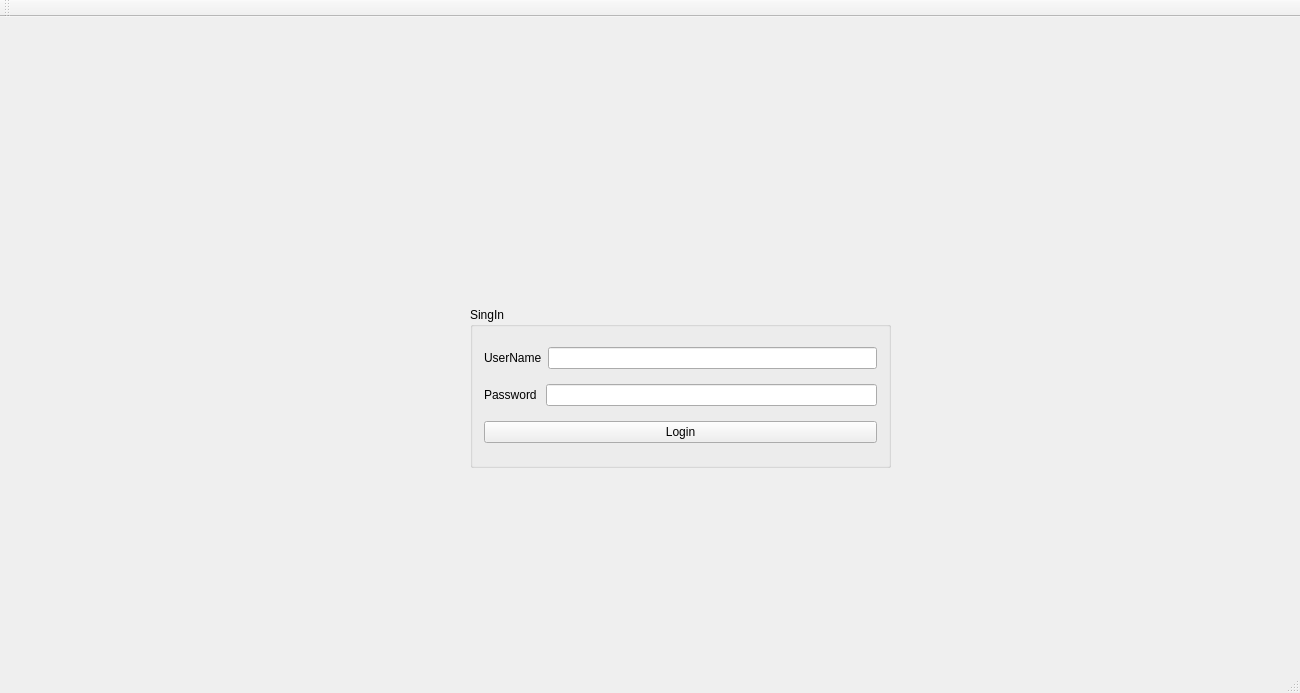
<?xml version="1.0" encoding="UTF-8"?>
<ui version="4.0">
 <class>MainWindow</class>
 <widget class="QMainWindow" name="MainWindow">
  <property name="geometry">
   <rect>
    <x>0</x>
    <y>0</y>
    <width>1300</width>
    <height>693</height>
   </rect>
  </property>
  <property name="windowTitle">
   <string>MainWindow</string>
  </property>
  <property name="styleSheet">
   <string notr="true"/>
  </property>
  <widget class="QWidget" name="centralWidget">
   <widget class="QGroupBox" name="groupBox">
    <property name="geometry">
     <rect>
      <x>470</x>
      <y>290</y>
      <width>421</width>
      <height>161</height>
     </rect>
    </property>
    <property name="styleSheet">
     <string notr="true">font: 75 10pt &quot;MS Shell Dlg 2&quot;;
font: 75 10pt &quot;Nirmala UI&quot;;</string>
    </property>
    <property name="title">
     <string>SingIn</string>
    </property>
    <layout class="QVBoxLayout" name="verticalLayout_2">
     <item>
      <layout class="QHBoxLayout" name="horizontalLayout_3">
       <item>
        <widget class="QLabel" name="label_3">
         <property name="text">
          <string>UserName</string>
         </property>
        </widget>
       </item>
       <item>
        <widget class="QLineEdit" name="username_LineEdit"/>
       </item>
      </layout>
     </item>
     <item>
      <layout class="QHBoxLayout" name="horizontalLayout_4">
       <item>
        <widget class="QLabel" name="label_4">
         <property name="text">
          <string>Password </string>
         </property>
        </widget>
       </item>
       <item>
        <widget class="QLineEdit" name="password_LineEdit">
         <property name="enabled">
          <bool>true</bool>
         </property>
         <property name="acceptDrops">
          <bool>true</bool>
         </property>
         <property name="frame">
          <bool>true</bool>
         </property>
         <property name="echoMode">
          <enum>QLineEdit::Password</enum>
         </property>
        </widget>
       </item>
      </layout>
     </item>
     <item>
      <widget class="QPushButton" name="Login_pushButton">
       <property name="text">
        <string>Login</string>
       </property>
      </widget>
     </item>
    </layout>
   </widget>
   <widget class="QLabel" name="label_pic">
    <property name="geometry">
     <rect>
      <x>610</x>
      <y>160</y>
      <width>151</width>
      <height>111</height>
     </rect>
    </property>
    <property name="text">
     <string/>
    </property>
   </widget>
   <widget class="QLabel" name="label">
    <property name="geometry">
     <rect>
      <x>50</x>
      <y>50</y>
      <width>47</width>
      <height>13</height>
     </rect>
    </property>
    <property name="text">
     <string/>
    </property>
   </widget>
   <widget class="QLabel" name="label_2">
    <property name="geometry">
     <rect>
      <x>0</x>
      <y>-10</y>
      <width>1920</width>
      <height>1080</height>
     </rect>
    </property>
    <property name="text">
     <string/>
    </property>
    <property name="pixmap">
     <pixmap resource="image.qrc">:/AFFICHER.png</pixmap>
    </property>
   </widget>
   <zorder>label_2</zorder>
   <zorder>groupBox</zorder>
   <zorder>label_pic</zorder>
   <zorder>label</zorder>
  </widget>
  <widget class="QMenuBar" name="menuBar">
   <property name="geometry">
    <rect>
     <x>0</x>
     <y>0</y>
     <width>1300</width>
     <height>21</height>
    </rect>
   </property>
  </widget>
  <widget class="QToolBar" name="mainToolBar">
   <attribute name="toolBarArea">
    <enum>TopToolBarArea</enum>
   </attribute>
   <attribute name="toolBarBreak">
    <bool>false</bool>
   </attribute>
  </widget>
  <widget class="QStatusBar" name="statusBar"/>
 </widget>
 <layoutdefault spacing="6" margin="11"/>
 <resources>
  <include location="image.qrc"/>
 </resources>
 <connections/>
</ui>
